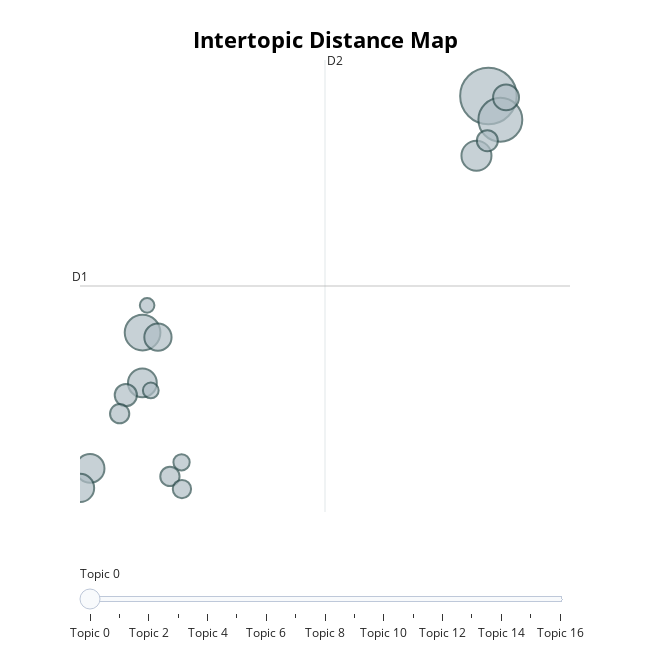

The code cell stored with this chart in its notebook:
### Code cell
model.visualize_topics()

### Figure 1 — Plotly figure (JSON) as saved in the notebook; plotly's stock layout.template omitted (floating-point values rounded to 4 significant figures)
{"data": [{"customdata": [[0, "education | technology | educational | student | in", 181], [1, "teacher | teachers | language | second | attitudes", 109], [2, "writing | instruction | language | second | composition", 72], [3, "communication | intercultural | cultural | language | mediated", 51], [4, "learning | computer | second | games | language", 47], [5, "language | second | student | anxiety | students", 47], [6, "instruction | assisted | meta | second | language", 45], [7, "linguistics | computational | language | second | phrase", 42], [8, "teacher | mathematics | school | teachers | education", 38], [9, "blended | learning | student | language | second", 28], [10, "chinese | mandarin | language | second | attitudes", 25], [11, "language | vocabulary | second | quasiexperimental | tests", 21], [12, "19 | covid | pandemics | closing | online", 21], [13, "reading | tests | comprehension | vocabulary | posttests", 19], [14, "pronunciation | phonemes | instruction | auditory | suprasegmentals", 15], [15, "communication | synchronous | mediated | interaction | learning", 14], [16, "writing | web | technologies | collaborative | audience", 12]], "hovertemplate": "<b>Topic %{customdata[0]}</b><br>%{customdata[1]}<br>Size: %{customdata[2]}", "legendgroup": "", "marker": {"color": "#B0BEC5", "line": {"color": "DarkSlateGrey", "width": 2}, "size": [181, 109, 72, 51, 47, 47, 45, 42, 38, 28, 25, 21, 21, 19, 15, 14, 12], "sizemode": "area", "sizeref": 0.1131, "symbol": "circle"}, "mode": "markers", "name": "", "orientation": "v", "showlegend": false, "type": "scatter", "x": [12.97, 13.35, 1.996, 12.59, 0.3291, 1.99, 0.01172, 2.484, 13.53, 1.465, 12.94, 2.864, 1.268, 3.245, 3.233, 2.256, 2.14], "xaxis": "x", "y": [4.09, 3.684, 0.05816, 3.071, -2.257, -0.7996, -2.59, -0.02071, 4.066, -1.008, 3.327, -2.393, -1.324, -2.609, -2.153, -0.9284, 0.5218], "yaxis": "y"}], "layout": {"annotations": [{"showarrow": false, "text": "D1", "x": 0.00996, "y": 0.8515, "yshift": 10}, {"showarrow": false, "text": "D2", "x": 7.786, "xshift": 10, "y": 4.703}], "height": 650, "hoverlabel": {"bgcolor": "white", "font": {"family": "Rockwell", "size": 16}}, "legend": {"itemsizing": "constant", "tracegroupgap": 0}, "margin": {"t": 60}, "shapes": [{"line": {"color": "#CFD8DC", "width": 2}, "type": "line", "x0": 7.786, "x1": 7.786, "y0": -3.0, "y1": 4.703}, {"line": {"color": "#9E9E9E", "width": 2}, "type": "line", "x0": 0.00996, "x1": 15.56, "y0": 0.8515, "y1": 0.8515}], "sliders": [{"active": 0, "pad": {"t": 50}, "steps": [{"args": [{"marker.color": [["red", "#B0BEC5", "#B0BEC5", "#B0BEC5", "#B0BEC5", "#B0BEC5", "#B0BEC5", "#B0BEC5", "#B0BEC5", "#B0BEC5", "#B0BEC5", "#B0BEC5", "#B0BEC5", "#B0BEC5", "#B0BEC5", "#B0BEC5", "#B0BEC5"]]}], "label": "Topic 0", "method": "update"}, {"args": [{"marker.color": [["#B0BEC5", "red", "#B0BEC5", "#B0BEC5", "#B0BEC5", "#B0BEC5", "#B0BEC5", "#B0BEC5", "#B0BEC5", "#B0BEC5", "#B0BEC5", "#B0BEC5", "#B0BEC5", "#B0BEC5", "#B0BEC5", "#B0BEC5", "#B0BEC5"]]}], "label": "Topic 1", "method": "update"}, {"args": [{"marker.color": [["#B0BEC5", "#B0BEC5", "red", "#B0BEC5", "#B0BEC5", "#B0BEC5", "#B0BEC5", "#B0BEC5", "#B0BEC5", "#B0BEC5", "#B0BEC5", "#B0BEC5", "#B0BEC5", "#B0BEC5", "#B0BEC5", "#B0BEC5", "#B0BEC5"]]}], "label": "Topic 2", "method": "update"}, {"args": [{"marker.color": [["#B0BEC5", "#B0BEC5", "#B0BEC5", "red", "#B0BEC5", "#B0BEC5", "#B0BEC5", "#B0BEC5", "#B0BEC5", "#B0BEC5", "#B0BEC5", "#B0BEC5", "#B0BEC5", "#B0BEC5", "#B0BEC5", "#B0BEC5", "#B0BEC5"]]}], "label": "Topic 3", "method": "update"}, {"args": [{"marker.color": [["#B0BEC5", "#B0BEC5", "#B0BEC5", "#B0BEC5", "red", "#B0BEC5", "#B0BEC5", "#B0BEC5", "#B0BEC5", "#B0BEC5", "#B0BEC5", "#B0BEC5", "#B0BEC5", "#B0BEC5", "#B0BEC5", "#B0BEC5", "#B0BEC5"]]}], "label": "Topic 4", "method": "update"}, {"args": [{"marker.color": [["#B0BEC5", "#B0BEC5", "#B0BEC5", "#B0BEC5", "#B0BEC5", "red", "#B0BEC5", "#B0BEC5", "#B0BEC5", "#B0BEC5", "#B0BEC5", "#B0BEC5", "#B0BEC5", "#B0BEC5", "#B0BEC5", "#B0BEC5", "#B0BEC5"]]}], "label": "Topic 5", "method": "update"}, {"args": [{"marker.color": [["#B0BEC5", "#B0BEC5", "#B0BEC5", "#B0BEC5", "#B0BEC5", "#B0BEC5", "red", "#B0BEC5", "#B0BEC5", "#B0BEC5", "#B0BEC5", "#B0BEC5", "#B0BEC5", "#B0BEC5", "#B0BEC5", "#B0BEC5", "#B0BEC5"]]}], "label": "Topic 6", "method": "update"}, {"args": [{"marker.color": [["#B0BEC5", "#B0BEC5", "#B0BEC5", "#B0BEC5", "#B0BEC5", "#B0BEC5", "#B0BEC5", "red", "#B0BEC5", "#B0BEC5", "#B0BEC5", "#B0BEC5", "#B0BEC5", "#B0BEC5", "#B0BEC5", "#B0BEC5", "#B0BEC5"]]}], "label": "Topic 7", "method": "update"}, {"args": [{"marker.color": [["#B0BEC5", "#B0BEC5", "#B0BEC5", "#B0BEC5", "#B0BEC5", "#B0BEC5", "#B0BEC5", "#B0BEC5", "red", "#B0BEC5", "#B0BEC5", "#B0BEC5", "#B0BEC5", "#B0BEC5", "#B0BEC5", "#B0BEC5", "#B0BEC5"]]}], "label": "Topic 8", "method": "update"}, {"args": [{"marker.color": [["#B0BEC5", "#B0BEC5", "#B0BEC5", "#B0BEC5", "#B0BEC5", "#B0BEC5", "#B0BEC5", "#B0BEC5", "#B0BEC5", "red", "#B0BEC5", "#B0BEC5", "#B0BEC5", "#B0BEC5", "#B0BEC5", "#B0BEC5", "#B0BEC5"]]}], "label": "Topic 9", "method": "update"}, {"args": [{"marker.color": [["#B0BEC5", "#B0BEC5", "#B0BEC5", "#B0BEC5", "#B0BEC5", "#B0BEC5", "#B0BEC5", "#B0BEC5", "#B0BEC5", "#B0BEC5", "red", "#B0BEC5", "#B0BEC5", "#B0BEC5", "#B0BEC5", "#B0BEC5", "#B0BEC5"]]}], "label": "Topic 10", "method": "update"}, {"args": [{"marker.color": [["#B0BEC5", "#B0BEC5", "#B0BEC5", "#B0BEC5", "#B0BEC5", "#B0BEC5", "#B0BEC5", "#B0BEC5", "#B0BEC5", "#B0BEC5", "#B0BEC5", "red", "#B0BEC5", "#B0BEC5", "#B0BEC5", "#B0BEC5", "#B0BEC5"]]}], "label": "Topic 11", "method": "update"}, {"args": [{"marker.color": [["#B0BEC5", "#B0BEC5", "#B0BEC5", "#B0BEC5", "#B0BEC5", "#B0BEC5", "#B0BEC5", "#B0BEC5", "#B0BEC5", "#B0BEC5", "#B0BEC5", "#B0BEC5", "red", "#B0BEC5", "#B0BEC5", "#B0BEC5", "#B0BEC5"]]}], "label": "Topic 12", "method": "update"}, {"args": [{"marker.color": [["#B0BEC5", "#B0BEC5", "#B0BEC5", "#B0BEC5", "#B0BEC5", "#B0BEC5", "#B0BEC5", "#B0BEC5", "#B0BEC5", "#B0BEC5", "#B0BEC5", "#B0BEC5", "#B0BEC5", "red", "#B0BEC5", "#B0BEC5", "#B0BEC5"]]}], "label": "Topic 13", "method": "update"}, {"args": [{"marker.color": [["#B0BEC5", "#B0BEC5", "#B0BEC5", "#B0BEC5", "#B0BEC5", "#B0BEC5", "#B0BEC5", "#B0BEC5", "#B0BEC5", "#B0BEC5", "#B0BEC5", "#B0BEC5", "#B0BEC5", "#B0BEC5", "red", "#B0BEC5", "#B0BEC5"]]}], "label": "Topic 14", "method": "update"}, {"args": [{"marker.color": [["#B0BEC5", "#B0BEC5", "#B0BEC5", "#B0BEC5", "#B0BEC5", "#B0BEC5", "#B0BEC5", "#B0BEC5", "#B0BEC5", "#B0BEC5", "#B0BEC5", "#B0BEC5", "#B0BEC5", "#B0BEC5", "#B0BEC5", "red", "#B0BEC5"]]}], "label": "Topic 15", "method": "update"}, {"args": [{"marker.color": [["#B0BEC5", "#B0BEC5", "#B0BEC5", "#B0BEC5", "#B0BEC5", "#B0BEC5", "#B0BEC5", "#B0BEC5", "#B0BEC5", "#B0BEC5", "#B0BEC5", "#B0BEC5", "#B0BEC5", "#B0BEC5", "#B0BEC5", "#B0BEC5", "red"]]}], "label": "Topic 16", "method": "update"}]}], "title": {"font": {"color": "Black", "size": 22}, "text": "<b>Intertopic Distance Map</b>", "x": 0.5, "xanchor": "center", "y": 0.95, "yanchor": "top"}, "width": 650, "xaxis": {"anchor": "y", "domain": [0, 1], "range": [0.00996, 15.56], "title": {"text": ""}, "visible": false}, "yaxis": {"anchor": "x", "domain": [0, 1], "range": [-3.0, 4.703], "title": {"text": ""}, "visible": false}}}
